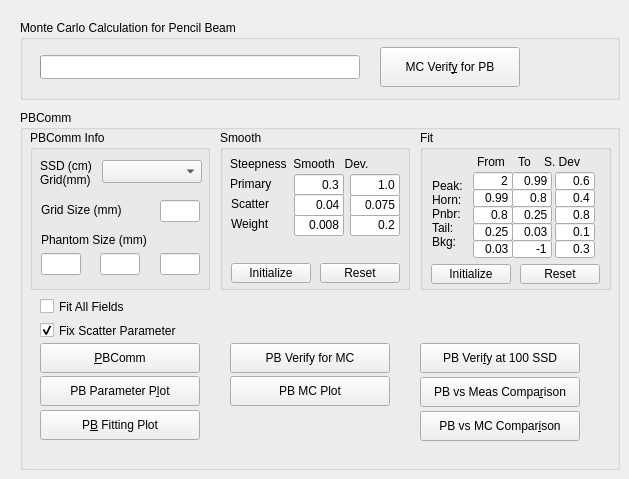
    <widget class="QWidget" name="TabPage_6">
     <attribute name="title">
      <string>PBFIT(&amp;5)</string>
     </attribute>
     <widget class="QGroupBox" name="groupBoxMCPB">
      <property name="geometry">
       <rect>
        <x>20</x>
        <y>20</y>
        <width>600</width>
        <height>80</height>
       </rect>
      </property>
      <property name="title">
       <string>Monte Carlo Calculation for Pencil Beam</string>
      </property>
      <widget class="QProgressBar" name="progressBarPBMC">
       <property name="geometry">
        <rect>
         <x>20</x>
         <y>35</y>
         <width>320</width>
         <height>24</height>
        </rect>
       </property>
      </widget>
      <widget class="QPushButton" name="pushButtonPBMC">
       <property name="geometry">
        <rect>
         <x>360</x>
         <y>27</y>
         <width>140</width>
         <height>40</height>
        </rect>
       </property>
       <property name="text">
        <string>MC Verif&amp;y for PB</string>
       </property>
       <property name="shortcut">
        <string>Alt+Y</string>
       </property>
      </widget>
     </widget>
     <widget class="QGroupBox" name="groupBoxPBComm">
      <property name="geometry">
       <rect>
        <x>20</x>
        <y>110</y>
        <width>600</width>
        <height>360</height>
       </rect>
      </property>
      <property name="title">
       <string>PBComm</string>
      </property>
      <widget class="QGroupBox" name="groupBoxPBCommInfo">
       <property name="geometry">
        <rect>
         <x>10</x>
         <y>20</y>
         <width>180</width>
         <height>160</height>
        </rect>
       </property>
       <property name="title">
        <string>PBComm Info</string>
       </property>
       <widget class="QLabel" name="textLabelGridSize">
        <property name="geometry">
         <rect>
          <x>11</x>
          <y>70</y>
          <width>89</width>
          <height>20</height>
         </rect>
        </property>
        <property name="text">
         <string>Grid Size (mm)</string>
        </property>
        <property name="wordWrap">
         <bool>false</bool>
        </property>
       </widget>
       <widget class="QLabel" name="textLabelPhantomSize">
        <property name="geometry">
         <rect>
          <x>11</x>
          <y>100</y>
          <width>140</width>
          <height>20</height>
         </rect>
        </property>
        <property name="text">
         <string>Phantom Size (mm)</string>
        </property>
        <property name="wordWrap">
         <bool>false</bool>
        </property>
       </widget>
       <widget class="QLineEdit" name="lineEditPSizeZ">
        <property name="geometry">
         <rect>
          <x>130</x>
          <y>123</y>
          <width>40</width>
          <height>22</height>
         </rect>
        </property>
        <property name="text">
         <string/>
        </property>
        <property name="alignment">
         <set>Qt::AlignRight</set>
        </property>
        <property name="readOnly">
         <bool>true</bool>
        </property>
       </widget>
       <widget class="QLineEdit" name="lineEditPSizeY">
        <property name="geometry">
         <rect>
          <x>70</x>
          <y>123</y>
          <width>40</width>
          <height>22</height>
         </rect>
        </property>
        <property name="text">
         <string/>
        </property>
        <property name="alignment">
         <set>Qt::AlignRight</set>
        </property>
        <property name="readOnly">
         <bool>true</bool>
        </property>
       </widget>
       <widget class="QLineEdit" name="lineEditPSizeX">
        <property name="geometry">
         <rect>
          <x>11</x>
          <y>123</y>
          <width>40</width>
          <height>22</height>
         </rect>
        </property>
        <property name="text">
         <string/>
        </property>
        <property name="alignment">
         <set>Qt::AlignRight</set>
        </property>
        <property name="readOnly">
         <bool>true</bool>
        </property>
       </widget>
       <widget class="QComboBox" name="comboBoxSSD">
        <property name="geometry">
         <rect>
          <x>72</x>
          <y>30</y>
          <width>100</width>
          <height>23</height>
         </rect>
        </property>
       </widget>
       <widget class="QLabel" name="textLabelSSD">
        <property name="geometry">
         <rect>
          <x>10</x>
          <y>26</y>
          <width>60</width>
          <height>33</height>
         </rect>
        </property>
        <property name="text">
         <string>SSD (cm)
Grid(mm)</string>
        </property>
        <property name="wordWrap">
         <bool>false</bool>
        </property>
       </widget>
       <widget class="QLineEdit" name="lineEditGridSize">
        <property name="geometry">
         <rect>
          <x>130</x>
          <y>70</y>
          <width>40</width>
          <height>22</height>
         </rect>
        </property>
        <property name="text">
         <string/>
        </property>
        <property name="alignment">
         <set>Qt::AlignRight</set>
        </property>
        <property name="readOnly">
         <bool>true</bool>
        </property>
       </widget>
      </widget>
      <widget class="QGroupBox" name="groupBoxFit">
       <property name="geometry">
        <rect>
         <x>400</x>
         <y>20</y>
         <width>191</width>
         <height>160</height>
        </rect>
       </property>
       <property name="title">
        <string>Fit</string>
       </property>
       <widget class="QLabel" name="textLabelFit">
        <property name="geometry">
         <rect>
          <x>12</x>
          <y>42</y>
          <width>35</width>
          <height>84</height>
         </rect>
        </property>
        <property name="text">
         <string>Peak:
Horn:
Pnbr:
Tail:
Bkg:</string>
        </property>
        <property name="wordWrap">
         <bool>false</bool>
        </property>
       </widget>
       <widget class="QLineEdit" name="lineEditA">
        <property name="geometry">
         <rect>
          <x>135</x>
          <y>110</y>
          <width>40</width>
          <height>18</height>
         </rect>
        </property>
        <property name="text">
         <string>0.3</string>
        </property>
        <property name="alignment">
         <set>Qt::AlignRight</set>
        </property>
       </widget>
       <widget class="QLineEdit" name="lineEditW21">
        <property name="geometry">
         <rect>
          <x>53</x>
          <y>59</y>
          <width>40</width>
          <height>18</height>
         </rect>
        </property>
        <property name="text">
         <string>0.99</string>
        </property>
        <property name="alignment">
         <set>Qt::AlignRight</set>
        </property>
       </widget>
       <widget class="QLineEdit" name="lineEditU22">
        <property name="geometry">
         <rect>
          <x>92</x>
          <y>93</y>
          <width>40</width>
          <height>18</height>
         </rect>
        </property>
        <property name="text">
         <string>0.03</string>
        </property>
        <property name="alignment">
         <set>Qt::AlignRight</set>
        </property>
       </widget>
       <widget class="QLineEdit" name="lineEditW2">
        <property name="geometry">
         <rect>
          <x>135</x>
          <y>59</y>
          <width>40</width>
          <height>18</height>
         </rect>
        </property>
        <property name="text">
         <string>0.4</string>
        </property>
        <property name="alignment">
         <set>Qt::AlignRight</set>
        </property>
       </widget>
       <widget class="QLineEdit" name="lineEditA1">
        <property name="geometry">
         <rect>
          <x>53</x>
          <y>110</y>
          <width>40</width>
          <height>18</height>
         </rect>
        </property>
        <property name="text">
         <string>0.03</string>
        </property>
        <property name="alignment">
         <set>Qt::AlignRight</set>
        </property>
       </widget>
       <widget class="QLineEdit" name="lineEditU12">
        <property name="geometry">
         <rect>
          <x>92</x>
          <y>76</y>
          <width>40</width>
          <height>18</height>
         </rect>
        </property>
        <property name="text">
         <string>0.25</string>
        </property>
        <property name="alignment">
         <set>Qt::AlignRight</set>
        </property>
       </widget>
       <widget class="QLineEdit" name="lineEditU21">
        <property name="geometry">
         <rect>
          <x>53</x>
          <y>93</y>
          <width>40</width>
          <height>18</height>
         </rect>
        </property>
        <property name="text">
         <string>0.25</string>
        </property>
        <property name="alignment">
         <set>Qt::AlignRight</set>
        </property>
       </widget>
       <widget class="QLineEdit" name="lineEditW1">
        <property name="geometry">
         <rect>
          <x>135</x>
          <y>42</y>
          <width>40</width>
          <height>18</height>
         </rect>
        </property>
        <property name="text">
         <string>0.6</string>
        </property>
        <property name="alignment">
         <set>Qt::AlignRight</set>
        </property>
       </widget>
       <widget class="QLineEdit" name="lineEditU1">
        <property name="geometry">
         <rect>
          <x>135</x>
          <y>76</y>
          <width>40</width>
          <height>18</height>
         </rect>
        </property>
        <property name="text">
         <string>0.8</string>
        </property>
        <property name="alignment">
         <set>Qt::AlignRight</set>
        </property>
       </widget>
       <widget class="QLineEdit" name="lineEditW11">
        <property name="geometry">
         <rect>
          <x>53</x>
          <y>42</y>
          <width>40</width>
          <height>18</height>
         </rect>
        </property>
        <property name="text">
         <string>2</string>
        </property>
        <property name="alignment">
         <set>Qt::AlignRight</set>
        </property>
       </widget>
       <widget class="QLineEdit" name="lineEditA2">
        <property name="geometry">
         <rect>
          <x>92</x>
          <y>110</y>
          <width>40</width>
          <height>18</height>
         </rect>
        </property>
        <property name="text">
         <string>-1</string>
        </property>
        <property name="alignment">
         <set>Qt::AlignRight</set>
        </property>
       </widget>
       <widget class="QLineEdit" name="lineEditU2">
        <property name="geometry">
         <rect>
          <x>135</x>
          <y>93</y>
          <width>40</width>
          <height>18</height>
         </rect>
        </property>
        <property name="text">
         <string>0.1</string>
        </property>
        <property name="alignment">
         <set>Qt::AlignRight</set>
        </property>
       </widget>
       <widget class="QLineEdit" name="lineEditW22">
        <property name="geometry">
         <rect>
          <x>92</x>
          <y>59</y>
          <width>40</width>
          <height>18</height>
         </rect>
        </property>
        <property name="text">
         <string>0.8</string>
        </property>
        <property name="alignment">
         <set>Qt::AlignRight</set>
        </property>
       </widget>
       <widget class="QLineEdit" name="lineEditU11">
        <property name="geometry">
         <rect>
          <x>53</x>
          <y>76</y>
          <width>40</width>
          <height>18</height>
         </rect>
        </property>
        <property name="text">
         <string>0.8</string>
        </property>
        <property name="alignment">
         <set>Qt::AlignRight</set>
        </property>
       </widget>
       <widget class="QLineEdit" name="lineEditW12">
        <property name="geometry">
         <rect>
          <x>92</x>
          <y>42</y>
          <width>40</width>
          <height>18</height>
         </rect>
        </property>
        <property name="text">
         <string>0.99</string>
        </property>
        <property name="alignment">
         <set>Qt::AlignRight</set>
        </property>
       </widget>
       <widget class="QPushButton" name="pushButtonFITinit">
        <property name="geometry">
         <rect>
          <x>11</x>
          <y>134</y>
          <width>80</width>
          <height>20</height>
         </rect>
        </property>
        <property name="text">
         <string>Initialize</string>
        </property>
        <property name="shortcut">
         <string/>
        </property>
       </widget>
       <widget class="QPushButton" name="pushButtonFITReset">
        <property name="geometry">
         <rect>
          <x>100</x>
          <y>134</y>
          <width>80</width>
          <height>20</height>
         </rect>
        </property>
        <property name="text">
         <string>Reset</string>
        </property>
        <property name="shortcut">
         <string/>
        </property>
       </widget>
       <widget class="QLabel" name="textLabelRange">
        <property name="geometry">
         <rect>
          <x>57</x>
          <y>22</y>
          <width>122</width>
          <height>20</height>
         </rect>
        </property>
        <property name="text">
         <string>From    To    S. Dev</string>
        </property>
        <property name="wordWrap">
         <bool>false</bool>
        </property>
       </widget>
      </widget>
      <widget class="QPushButton" name="pushButtonPBMCver">
       <property name="geometry">
        <rect>
         <x>210</x>
         <y>233</y>
         <width>160</width>
         <height>30</height>
        </rect>
       </property>
       <property name="text">
        <string>PB Verify for MC</string>
       </property>
       <property name="shortcut">
        <string/>
       </property>
      </widget>
      <widget class="QPushButton" name="pushButtonPBReviewPara">
       <property name="geometry">
        <rect>
         <x>20</x>
         <y>266</y>
         <width>160</width>
         <height>30</height>
        </rect>
       </property>
       <property name="text">
        <string>PB Parameter P&amp;lot</string>
       </property>
       <property name="shortcut">
        <string>Alt+L</string>
       </property>
      </widget>
      <widget class="QPushButton" name="pushButtonPBComm">
       <property name="geometry">
        <rect>
         <x>20</x>
         <y>233</y>
         <width>160</width>
         <height>30</height>
        </rect>
       </property>
       <property name="text">
        <string>&amp;PBComm</string>
       </property>
       <property name="shortcut">
        <string>Alt+P</string>
       </property>
      </widget>
      <widget class="QPushButton" name="pushButtonPBReviewPBMC">
       <property name="geometry">
        <rect>
         <x>400</x>
         <y>301</y>
         <width>160</width>
         <height>30</height>
        </rect>
       </property>
       <property name="text">
        <string>PB vs MC Compar&amp;ison</string>
       </property>
       <property name="shortcut">
        <string>Alt+I</string>
       </property>
      </widget>
      <widget class="QPushButton" name="pushButtonPBReviewPBVer">
       <property name="geometry">
        <rect>
         <x>400</x>
         <y>267</y>
         <width>160</width>
         <height>30</height>
        </rect>
       </property>
       <property name="text">
        <string>PB vs Meas Compa&amp;rison</string>
       </property>
       <property name="shortcut">
        <string>Alt+R</string>
       </property>
      </widget>
      <widget class="QPushButton" name="pushButtonPBReview">
       <property name="geometry">
        <rect>
         <x>20</x>
         <y>300</y>
         <width>160</width>
         <height>30</height>
        </rect>
       </property>
       <property name="text">
        <string>P&amp;B Fitting Plot</string>
       </property>
       <property name="shortcut">
        <string>Alt+B</string>
       </property>
      </widget>
      <widget class="QPushButton" name="pushButtonPBVerify">
       <property name="geometry">
        <rect>
         <x>400</x>
         <y>233</y>
         <width>160</width>
         <height>30</height>
        </rect>
       </property>
       <property name="text">
        <string>PB Veri&amp;fy at 100 SSD</string>
       </property>
       <property name="shortcut">
        <string>Alt+F</string>
       </property>
      </widget>
      <widget class="QGroupBox" name="groupBoxSmooth">
       <property name="geometry">
        <rect>
         <x>200</x>
         <y>20</y>
         <width>190</width>
         <height>160</height>
        </rect>
       </property>
       <property name="title">
        <string>Smooth</string>
       </property>
       <widget class="QLineEdit" name="lineEditWd">
        <property name="geometry">
         <rect>
          <x>130</x>
          <y>84</y>
          <width>50</width>
          <height>22</height>
         </rect>
        </property>
        <property name="text">
         <string>0.2</string>
        </property>
        <property name="alignment">
         <set>Qt::AlignRight</set>
        </property>
       </widget>
       <widget class="QLineEdit" name="lineEditWs">
        <property name="geometry">
         <rect>
          <x>74</x>
          <y>84</y>
          <width>50</width>
          <height>22</height>
         </rect>
        </property>
        <property name="text">
         <string>0.008</string>
        </property>
        <property name="alignment">
         <set>Qt::AlignRight</set>
        </property>
       </widget>
       <widget class="QLineEdit" name="lineEditU2s">
        <property name="geometry">
         <rect>
          <x>74</x>
          <y>44</y>
          <width>50</width>
          <height>22</height>
         </rect>
        </property>
        <property name="text">
         <string>0.3</string>
        </property>
        <property name="alignment">
         <set>Qt::AlignRight</set>
        </property>
       </widget>
       <widget class="QLabel" name="textLabelU2">
        <property name="geometry">
         <rect>
          <x>11</x>
          <y>64</y>
          <width>50</width>
          <height>20</height>
         </rect>
        </property>
        <property name="frameShape">
         <enum>QFrame::NoFrame</enum>
        </property>
        <property name="frameShadow">
         <enum>QFrame::Plain</enum>
        </property>
        <property name="text">
         <string>Scatter</string>
        </property>
        <property name="wordWrap">
         <bool>false</bool>
        </property>
       </widget>
       <widget class="QLineEdit" name="lineEditU1d">
        <property name="geometry">
         <rect>
          <x>130</x>
          <y>64</y>
          <width>50</width>
          <height>22</height>
         </rect>
        </property>
        <property name="text">
         <string>0.075</string>
        </property>
        <property name="alignment">
         <set>Qt::AlignRight</set>
        </property>
       </widget>
       <widget class="QLabel" name="textLabelU1">
        <property name="geometry">
         <rect>
          <x>10</x>
          <y>44</y>
          <width>50</width>
          <height>20</height>
         </rect>
        </property>
        <property name="text">
         <string>Primary</string>
        </property>
        <property name="wordWrap">
         <bool>false</bool>
        </property>
       </widget>
       <widget class="QLabel" name="textLabelParameters">
        <property name="geometry">
         <rect>
          <x>10</x>
          <y>24</y>
          <width>170</width>
          <height>20</height>
         </rect>
        </property>
        <property name="text">
         <string>Steepness  Smooth   Dev.</string>
        </property>
        <property name="wordWrap">
         <bool>false</bool>
        </property>
       </widget>
       <widget class="QLabel" name="textLabelW1">
        <property name="geometry">
         <rect>
          <x>11</x>
          <y>84</y>
          <width>41</width>
          <height>20</height>
         </rect>
        </property>
        <property name="text">
         <string>Weight</string>
        </property>
        <property name="wordWrap">
         <bool>false</bool>
        </property>
       </widget>
       <widget class="QLineEdit" name="lineEditU2d">
        <property name="geometry">
         <rect>
          <x>130</x>
          <y>44</y>
          <width>50</width>
          <height>22</height>
         </rect>
        </property>
        <property name="text">
         <string>1.0</string>
        </property>
        <property name="alignment">
         <set>Qt::AlignRight</set>
        </property>
       </widget>
       <widget class="QLineEdit" name="lineEditU1s">
        <property name="geometry">
         <rect>
          <x>74</x>
          <y>64</y>
          <width>50</width>
          <height>22</height>
         </rect>
        </property>
        <property name="text">
         <string>0.04</string>
        </property>
        <property name="alignment">
         <set>Qt::AlignRight</set>
        </property>
       </widget>
       <widget class="QPushButton" name="pushButtonPBinit">
        <property name="geometry">
         <rect>
          <x>11</x>
          <y>133</y>
          <width>80</width>
          <height>20</height>
         </rect>
        </property>
        <property name="text">
         <string>Initialize</string>
        </property>
        <property name="shortcut">
         <string/>
        </property>
       </widget>
       <widget class="QPushButton" name="pushButtonPBReset">
        <property name="geometry">
         <rect>
          <x>100</x>
          <y>133</y>
          <width>80</width>
          <height>20</height>
         </rect>
        </property>
        <property name="text">
         <string>Reset</string>
        </property>
        <property name="shortcut">
         <string/>
        </property>
       </widget>
      </widget>
      <widget class="QPushButton" name="pushButtonPBMCReview">
       <property name="geometry">
        <rect>
         <x>210</x>
         <y>266</y>
         <width>160</width>
         <height>30</height>
        </rect>
       </property>
       <property name="text">
        <string>PB MC Plot</string>
       </property>
       <property name="shortcut">
        <string/>
       </property>
      </widget>
      <widget class="QCheckBox" name="checkBoxFitAll">
       <property name="geometry">
        <rect>
         <x>20</x>
         <y>186</y>
         <width>120</width>
         <height>21</height>
        </rect>
       </property>
       <property name="text">
        <string>Fit All Fields</string>
       </property>
       <property name="shortcut">
        <string/>
       </property>
      </widget>
      <widget class="QCheckBox" name="checkBoxFixU1">
       <property name="geometry">
        <rect>
         <x>20</x>
         <y>210</y>
         <width>160</width>
         <height>21</height>
        </rect>
       </property>
       <property name="text">
        <string>Fix Scatter Parameter</string>
       </property>
       <property name="shortcut">
        <string/>
       </property>
       <property name="checked">
        <bool>true</bool>
       </property>
      </widget>
     </widget>
    </widget>
